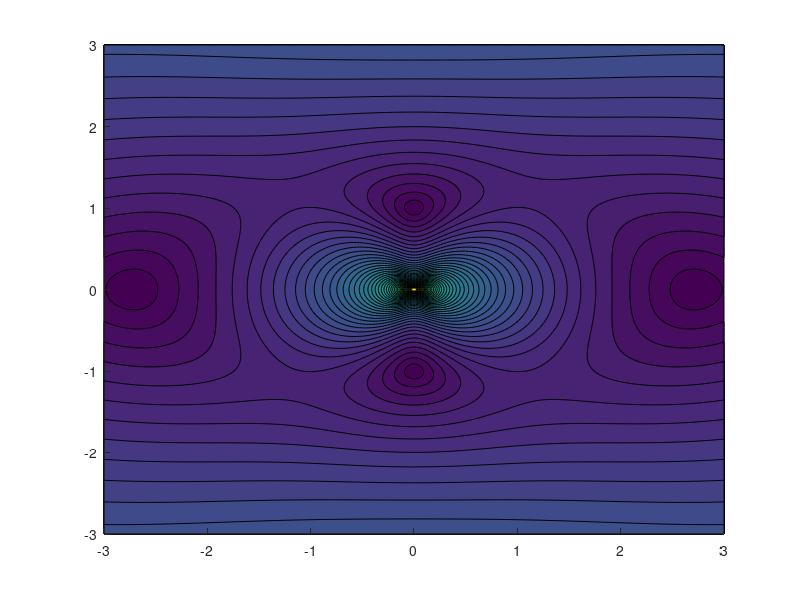

The MATLAB source for this figure: (Note: this script raises an error after producing the figure.)
clear; clc; close all;

% Description: Plots the velocity profiles for the fundamental solution of
% stoke's flow

nu = 1/100;

U = @(x) 1/4/pi/nu * [log(1/norm(x)) + x(1)*x(1)/(norm(x))^2, x(1)*x(2)/(norm(x))^2;
                       x(2)*x(1)/(norm(x))^2, log(1/norm(x)) + x(2)*x(2)/(norm(x))^2];

        
N = 200;
X = linspace(-3,3,N);
Y = linspace(-3,3,N);

[x,y] = meshgrid(X,Y);
ux = zeros(size(x));
uy = zeros(size(y));

for j = 1:N
    for i = 1:N
        temp = U([x(i,j),y(i,j)]);
%         ux(i,j) = 2*temp(1,1)+2*temp(1,2);
%         uy(i,j) = 2*temp(2,1)+2*temp(2,2);
        ux(i,j) = temp(1,1);
        uy(i,j) = temp(2,1);
    end
end

u = sqrt(ux.^2+uy.^2);

figure(1)
contourf(x,y,u,50,'edgecolor','none')
colormap(jet)

clear;

xu = load('u_x_mesh.txt');
yu = load('u_y_mesh.txt');
xv = load('v_x_mesh.txt');
yv = load('v_y_mesh.txt');
xp = load('p_x_mesh.txt');
yp = load('p_y_mesh.txt');

% Domain size
Lx = max(xu,[],'all');
Ly = max(yv,[],'all');

uFile = dir(strcat('u_0','*'));
vFile = dir(strcat('v_0','*'));
pFile = dir(strcat('ib_','*'));

nFiles = length(uFile);
u = load(uFile(nFiles).name);
v = load(vFile(nFiles).name);


% Store the values at cell centers
N = 100;
uc = zeros(N,N);
vc = zeros(N,N);

for j = 2:N+1
    for i = 1:N
        vc(i,j-1) = v(i,j); 
    end
end

for j = 1:N
    for i = 2:N+1
        uc(i-1,j) = u(i,j); 
    end
end

umag = sqrt(uc.^2+vc.^2);

figure(2)
contourf(xp,yp,umag,50,'edgecolor','none')
colormap(jet)

% Compare the two results (Analytical and numerical)
nu = 1/100;

U = @(x) 1/4/pi/nu * [log(1/norm(x)) + x(1)*x(1)/(norm(x))^2, x(1)*x(2)/(norm(x))^2;
                       x(2)*x(1)/(norm(x))^2, log(1/norm(x)) + x(2)*x(2)/norm(x)^2];

% Location of X-planes
np =  5;
X = linspace(-1,1,np);
ymin = 0; ymax = 10; N = 100;
Y = linspace(ymin,ymax,N);

figure(3)
for ip = 1:np
    subplot(1,np,ip)
    hold on
    for j = 1:N
        temp = U([X(ip),Y(j)]);
        ux = temp(1,1);
        uy = temp(2,1);
        u = sqrt(ux^2+uy^2);
        plot(Y(j),ux,'rx')
        title(sprintf('x = %.2f',X(ip)))
    end
end


% Plot the velocity due to force calculated numerically
% Middle of the domain
np = 5;
X = linspace(Lx/4,3*Lx/4,np);

ymin = 0.5; ymax = 0.6; N = 100;
Y = linspace(ymin,ymax,N);

figure(4)
for ip = 1:np
    subplot(1,np,ip)
    plot(Y,interp2(xp,yp,uc,X(ip),Y))
    title(sprintf('x = %.2f',X(ip)))
end
